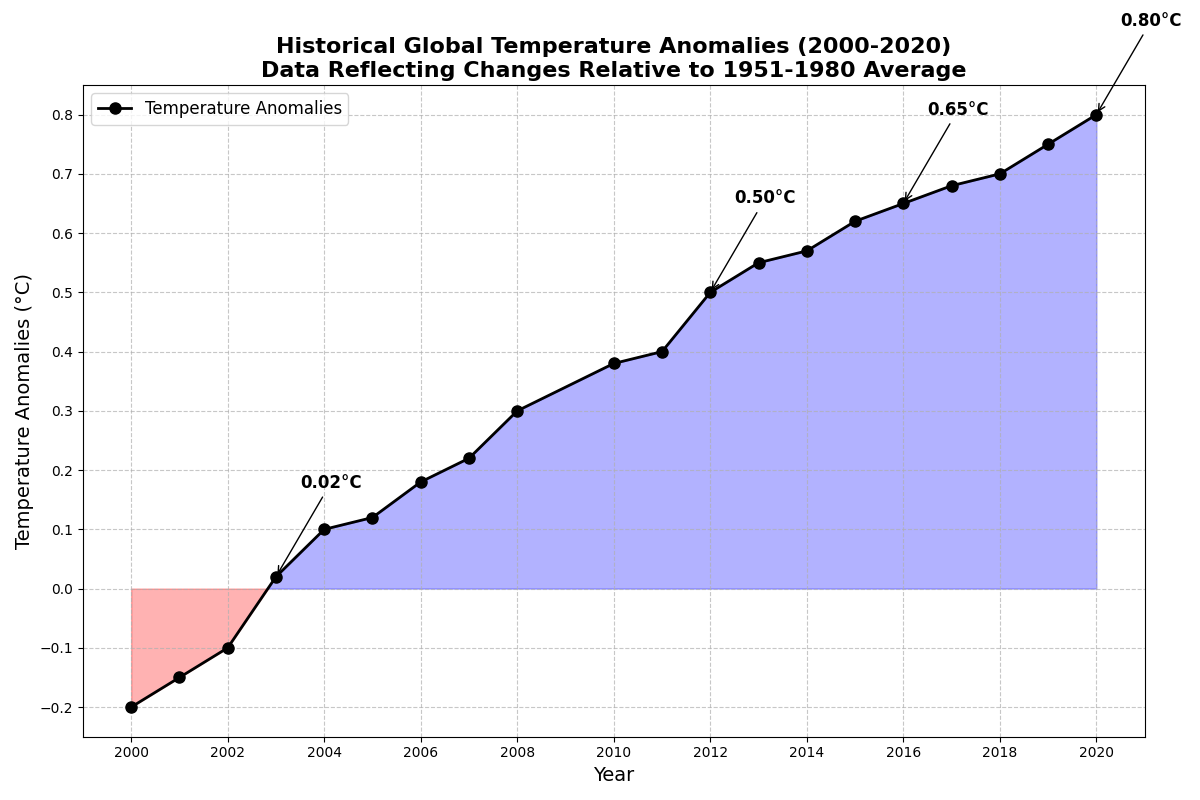

Source code (Python):
import matplotlib.pyplot as plt
import numpy as np

years = np.array([2000, 2001, 2002, 2003, 2004, 2005, 2006, 2007, 2008, 
                  2010, 2011, 2012, 2013, 2014, 2015, 2016, 2017, 2018, 2019, 2020])

temperature_anomalies = np.array([-0.2, -0.15, -0.1, 0.02, 0.1, 0.12, 0.18, 0.22, 0.3, 
                                  0.38, 0.4, 0.5, 0.55, 0.57, 0.62, 0.65, 0.68, 0.7, 0.75, 0.8])

# Shuffle the colors
colors = np.where(temperature_anomalies < 0, 'red', 'blue')

fig, ax = plt.subplots(figsize=(12, 8))

ax.plot(years, temperature_anomalies, marker='o', linestyle='-', color='black', linewidth=2, markersize=8, label='Temperature Anomalies')

# Color swapping applied here
ax.fill_between(years, temperature_anomalies, where=(temperature_anomalies < 0), color='red', alpha=0.3, interpolate=True)
ax.fill_between(years, temperature_anomalies, where=(temperature_anomalies >= 0), color='blue', alpha=0.3, interpolate=True)

ax.set_title("Historical Global Temperature Anomalies (2000-2020)\nData Reflecting Changes Relative to 1951-1980 Average", fontsize=16, fontweight='bold')
ax.set_xlabel("Year", fontsize=14)
ax.set_ylabel("Temperature Anomalies (°C)", fontsize=14)
ax.set_xticks(np.arange(2000, 2021, 2))
ax.set_yticks(np.arange(-0.2, 0.9, 0.1))
ax.grid(True, linestyle='--', alpha=0.7)
ax.legend(loc="upper left", fontsize=12)

significant_points = [2003, 2012, 2016, 2020]
for sp in significant_points:
    if sp in years:
        sp_index = np.where(years == sp)[0][0]
        ax.annotate(f'{temperature_anomalies[sp_index]:.2f}°C', 
                    xy=(sp, temperature_anomalies[sp_index]), 
                    xytext=(sp+0.5, temperature_anomalies[sp_index]+0.15),
                    arrowprops=dict(facecolor='black', arrowstyle='->'),
                    fontsize=12, fontweight='bold')

plt.tight_layout()
plt.show()
